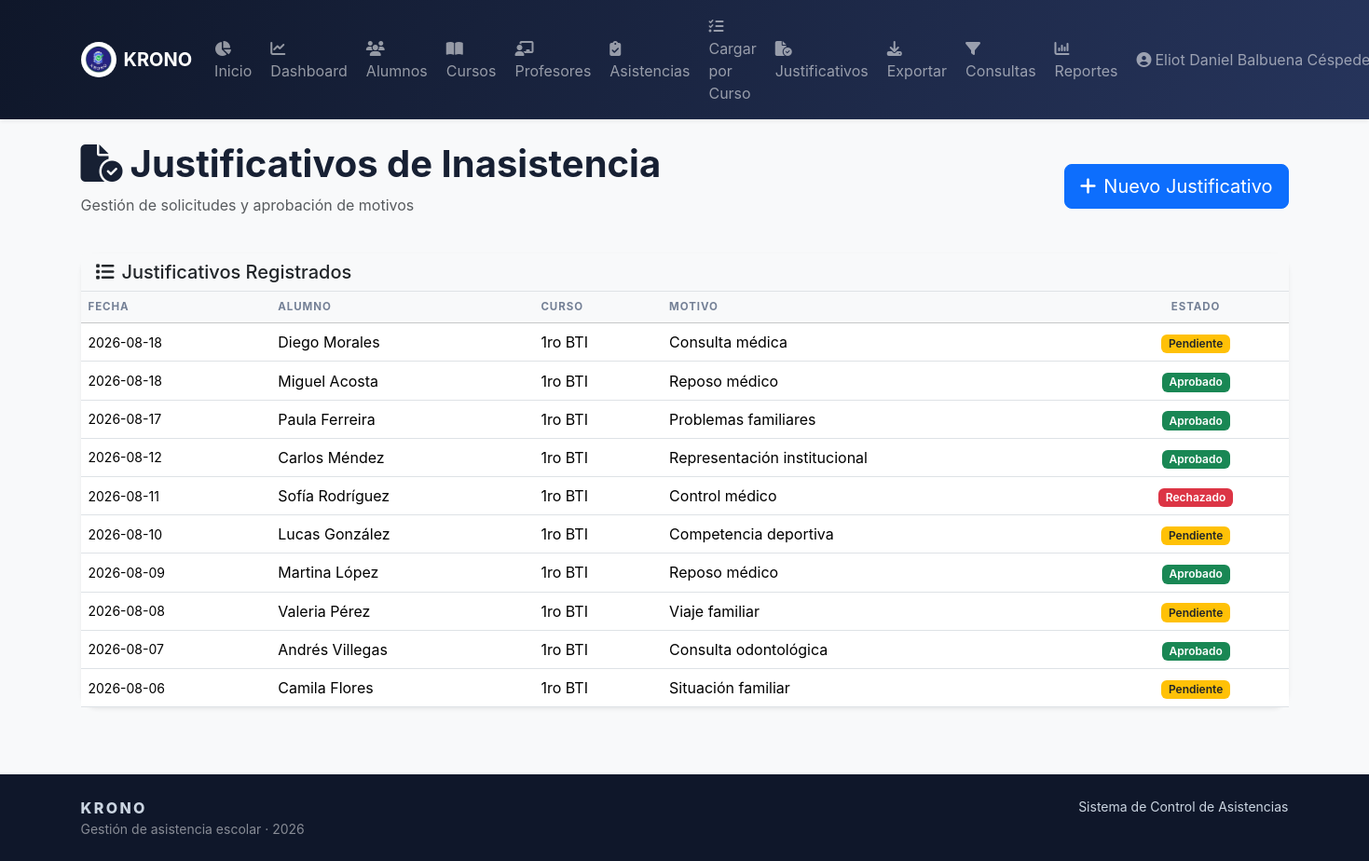
Page /justificativos.php (signed in) on the committed database.
### tables this page shows
CREATE TABLE `profesores` (
  `id` int(11) NOT NULL,
  `nombre` varchar(120) NOT NULL,
  `email` varchar(120) DEFAULT NULL,
  `telefono` varchar(30) DEFAULT NULL,
  `especialidad` varchar(100) DEFAULT NULL
);

CREATE TABLE `justificativos` (
  `id` int(11) NOT NULL,
  `alumno_id` int(11) NOT NULL,
  `fecha` date NOT NULL,
  `motivo` varchar(255) NOT NULL,
  `documento` varchar(255) DEFAULT NULL,
  `estado` enum('Pendiente','Aprobado','Rechazado') DEFAULT 'Pendiente'
);

CREATE TABLE `alumnos` (
  `id` int(11) NOT NULL,
  `nombre` varchar(140) NOT NULL,
  `documento` varchar(30) NOT NULL,
  `curso_id` int(11) NOT NULL,
  `email` varchar(120) DEFAULT NULL,
  `telefono` varchar(30) DEFAULT NULL,
  `estado` enum('Activo','Inactivo') DEFAULT 'Activo'
);

CREATE TABLE `cursos` (
  `id` int(11) NOT NULL,
  `nombre` varchar(100) NOT NULL,
  `nivel` varchar(60) NOT NULL,
  `turno` enum('Mañana','Tarde') NOT NULL DEFAULT 'Mañana',
  `anio` year(4) NOT NULL DEFAULT 2026,
  `activo` tinyint(1) NOT NULL DEFAULT 1
);

### auth.php (called while the page is built, shortened)
<?php
require_once __DIR__ . '/conexion.php';
function get_user() {
    return $_SESSION['user'] ?? null;
}
function get_rol() {
    $user = get_user();
    return $user['rol'] ?? null;
}
function has_role($role) {
    return get_rol() === $role;
}
function is_profesor() {
    return has_role('profesor');
}
function get_user_full_data() {
    global $pdo;
    $user = get_user();
    try {
        if ($user['rol'] === 'profesor') {
            $stmt = $pdo->prepare('SELECT * FROM profesores WHERE id = ?');
            $stmt->execute([$user['profesor_id']]);
            return $stmt->fetch(PDO::FETCH_ASSOC);
        } else if ($user['rol'] === 'alumno') {
            $stmt = $pdo->prepare('SELECT a.*, c.nombre as curso_nombre FROM alumnos a LEFT JOIN cursos c ON a.curso_id = c.id WHERE a.id = ?');
            $stmt->execute([$user['alumno_id']]);
            return $stmt->fetch(PDO::FETCH_ASSOC);
        }
    } catch (PDOException $e) {
        return null;
    }
}
?>

### config.php (called while the page is built, shortened)
<?php
require_once __DIR__ . '/conexion.php';
require_once __DIR__ . '/auth.php';
function e($v) {
    return htmlspecialchars((string)($v ?? ''), ENT_QUOTES, 'UTF-8');
}
?>

### justificativos.php (the view, shortened to what this page needs)
<?php
require __DIR__ . '/header.php';
$rows = [];
if ($pdo) {
    try {
        $rows = $pdo->query('
            SELECT j.id, j.alumno_id, j.fecha, j.motivo, j.documento, j.estado, a.nombre, c.nombre as curso
            FROM justificativos j
            JOIN alumnos a ON a.id = j.alumno_id
            JOIN cursos c ON c.id = a.curso_id
            ORDER BY j.fecha DESC, j.id DESC
        ')->fetchAll();
    } catch (PDOException $e) {
        $db_error = 'Error al cargar justificativos';
        $rows = [];
    }
}
?>
<div class="d-flex justify-content-between align-items-center mb-4">
    <div>
        <h1 class="display-6 fw-bold">
            <i class="fa-solid fa-file-circle-check me-2"></i>Justificativos de Inasistencia
        </h1>
        <p class="text-muted">Gestión de solicitudes y aprobación de motivos</p>
    </div>
    <button class="btn btn-primary btn-lg" data-bs-toggle="modal" data-bs-target="#justificativoModal">
        <i class="fa-solid fa-plus me-2"></i>Nuevo Justificativo
    </button>
</div>
<div class="card shadow-sm border-0">
    <div class="card-header bg-light border-bottom">
        <h5 class="mb-0"><i class="fa-solid fa-list me-2"></i>Justificativos Registrados</h5>
    </div>
    <div class="table-responsive">
        <table class="table table-hover align-middle mb-0">
            <thead class="table-light">
                <tr>
                    <th>Fecha</th>
                    <th>Alumno</th>
                    <th>Curso</th>
                    <th>Motivo</th>
                    <th class="text-center">Estado</th>
                </tr>
            </thead>
            <tbody>
                <?php if(empty($rows)): ?>
                <tr>
                    <td colspan="5" class="text-center text-muted py-4">
                        No hay justificativos registrados
                    </td>
                </tr>
                <?php else: foreach($rows as $r):
                    $badge = $r['estado'] === 'Aprobado' ? 'success' : ($r['estado'] === 'Rechazado' ? 'danger' : 'warning text-dark');
                ?>
                <tr>
                    <td class="small"><?= e($r['fecha']) ?></td>
                    <td class="fw-500"><?= e($r['nombre']) ?></td>
                    <td><?= e($r['curso']) ?></td>
                    <td><?= e($r['motivo']) ?></td>
                    <td class="text-center">
                        <span class="badge bg-<?= $badge ?>">
                            <?= e($r['estado']) ?>
                        </span>
                    </td>
                </tr>
                <?php endforeach; endif; ?>
            </tbody>
        </table>
    </div>
</div>
<?php require __DIR__ . '/footer.php'; ?>

### header.php (shortened to what this page needs)
<?php
require_once __DIR__ . '/config.php';
require_once __DIR__ . '/auth.php';
$current_user = get_user();
$user_data = get_user_full_data();
?>
<!doctype html>
<html lang="es">
<head>
    <link href="https://cdn.jsdelivr.net/npm/bootstrap@5.3.3/dist/css/bootstrap.min.css" rel="stylesheet">
    <link href="https://cdnjs.cloudflare.com/ajax/libs/font-awesome/6.5.2/css/all.min.css" rel="stylesheet">
    <link href="styles.css" rel="stylesheet">
</head>
<body class="bg-light">
    <nav class="navbar navbar-expand-lg navbar-dark bg-dark sticky-top shadow-sm">
        <div class="container">
            <a class="navbar-brand d-flex align-items-center gap-2" href="index.php">
                <img src="logo.png" onerror="this.style.display='none'" width="38" height="38" class="rounded-circle bg-white p-1 object-fit-contain" alt="Logo KRONO">
                <span class="fw-bold tracking-wide">KRONO</span>
            </a>
            <div class="collapse navbar-collapse" id="mainNav">
                <ul class="navbar-nav ms-auto align-items-lg-center gap-lg-1">
                    <?php if (is_profesor()): ?>
                        <li class="nav-item">
                            <a class="nav-link" href="index.php"><i class="fa-solid fa-chart-pie me-1"></i>Inicio</a>
                        </li>
                        <li class="nav-item">
                            <a class="nav-link" href="dashboard.php"><i class="fa-solid fa-chart-line me-1"></i>Dashboard</a>
                        </li>
                        <li class="nav-item">
                            <a class="nav-link" href="alumnos.php"><i class="fa-solid fa-users me-1"></i>Alumnos</a>
                        </li>
                        <li class="nav-item">
                            <a class="nav-link" href="cursos.php"><i class="fa-solid fa-book-open me-1"></i>Cursos</a>
                        </li>
                        <li class="nav-item">
                            <a class="nav-link" href="profesores.php"><i class="fa-solid fa-chalkboard-user me-1"></i>Profesores</a>
                        </li>
                        <li class="nav-item">
                            <a class="nav-link" href="asistencias.php"><i class="fa-solid fa-clipboard-check me-1"></i>Asistencias</a>
                        </li>
                        <li class="nav-item">
                            <a class="nav-link" href="cargar_asistencia_curso.php"><i class="fa-solid fa-list-check me-1"></i>Cargar por Curso</a>
                        </li>
                        <li class="nav-item">
                            <a class="nav-link" href="justificativos.php"><i class="fa-solid fa-file-circle-check me-1"></i>Justificativos</a>
                        </li>
                        <li class="nav-item">
                            <a class="nav-link" href="exportar.php"><i class="fa-solid fa-download me-1"></i>Exportar</a>
                        </li>
                        <li class="nav-item">
                            <a class="nav-link" href="consultas.php"><i class="fa-solid fa-filter me-1"></i>Consultas</a>
                        </li>
                        <li class="nav-item">
                            <a class="nav-link" href="reportes.php"><i class="fa-solid fa-chart-column me-1"></i>Reportes</a>
                        </li>
                    <?php endif; ?>
                    <li class="nav-item dropdown">
                        <a class="nav-link dropdown-toggle" href="#" id="userDropdown" role="button" data-bs-toggle="dropdown" aria-expanded="false">
                            <i class="fa-solid fa-user-circle me-1"></i><?= e($current_user['nombre']) ?>
                        </a>
                    </li>
                </ul>
            </div>
        </div>
    </nav>
    <main class="container py-4">

### styles.css (style rules this page uses)
:root { --navy:#0f172a;--navy2:#1e293b;--purple:#6558d3;--green:#19a974;--orange:#f59e0b;--red:#ef6262;--bg:#f5f7fb;--ink:#172033 }
body { background:var(--bg);color:var(--ink);font-family:Inter,system-ui,-apple-system,sans-serif }
.navbar { background:linear-gradient(110deg,var(--navy),#26345b);box-shadow:0 8px 24px #0f172a24 }
.card { border:0;border-radius:18px;box-shadow:0 10px 30px #202a4510 }
.table { vertical-align:middle }
.table thead th { font-size:.72rem;letter-spacing:.08em;color:#748096;text-transform:uppercase }
.badge { font-weight:600 }

### rows in the picture
profesores: nombre "Eliot Daniel Balbuena…"
justificativos: fecha "2026-08-18", alumno.nombre "Diego Morales", cursos.nombre "1ro BTI", motivo "Consulta médica", estado "Pendiente"
justificativos: fecha "2026-08-18", alumno.nombre "Miguel Acosta", cursos.nombre "1ro BTI", motivo "Reposo médico", estado "Aprobado"
justificativos: fecha "2026-08-17", alumno.nombre "Paula Ferreira", cursos.nombre "1ro BTI", motivo "Problemas familiares", estado "Aprobado"
justificativos: fecha "2026-08-12", alumno.nombre "Carlos Méndez", cursos.nombre "1ro BTI", motivo "Representación institucional", estado "Aprobado"
justificativos: fecha "2026-08-11", alumno.nombre "Sofía Rodríguez", cursos.nombre "1ro BTI", motivo "Control médico", estado "Rechazado"
justificativos: fecha "2026-08-10", alumno.nombre "Lucas González", cursos.nombre "1ro BTI", motivo "Competencia deportiva", estado "Pendiente"
justificativos: fecha "2026-08-09", alumno.nombre "Martina López", cursos.nombre "1ro BTI", motivo "Reposo médico", estado "Aprobado"
justificativos: fecha "2026-08-08", alumno.nombre "Valeria Pérez", cursos.nombre "1ro BTI", motivo "Viaje familiar", estado "Pendiente"
justificativos: fecha "2026-08-07", alumno.nombre "Andrés Villegas", cursos.nombre "1ro BTI", motivo "Consulta odontológica", estado "Aprobado"
justificativos: fecha "2026-08-06", alumno.nombre "Camila Flores", cursos.nombre "1ro BTI", motivo "Situación familiar", estado "Pendiente"
